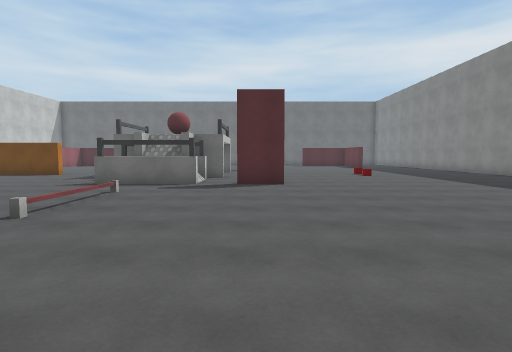
View 1 (above)

17 first-person views from a walk through a Unity game level. The camera is 1.5 m above the floor, tilts 4° down and sees 80° across. The floor is counted in squares, 1.89 m on a side. Each view is taken from the middle of a square. On the plan, view 1 faces up. The plan holds only what a view shows up to about 11 squares ahead; the rest is blank. The place goes on beyond the plan. The player character is not drawn. Some animated figures are left out. Surface patterns are stand-ins for the level's own textures.

View 2
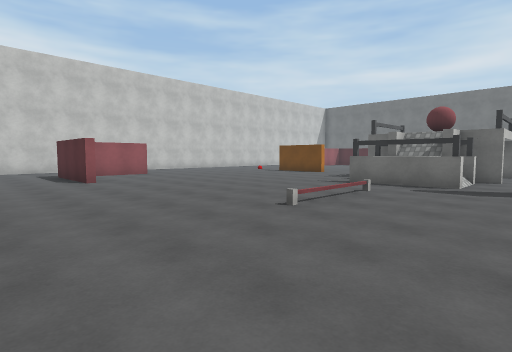

View 3
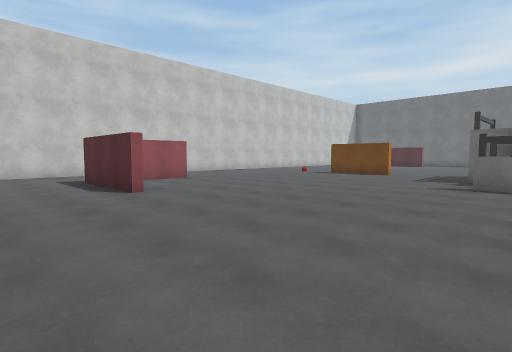

View 4
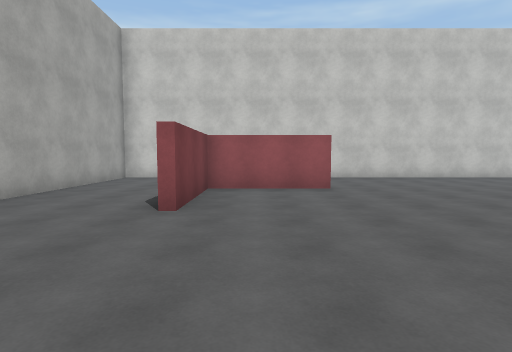

View 5
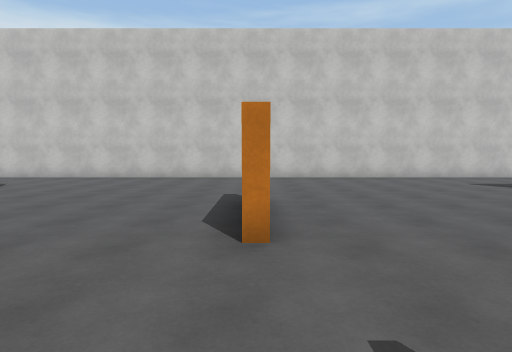

View 6
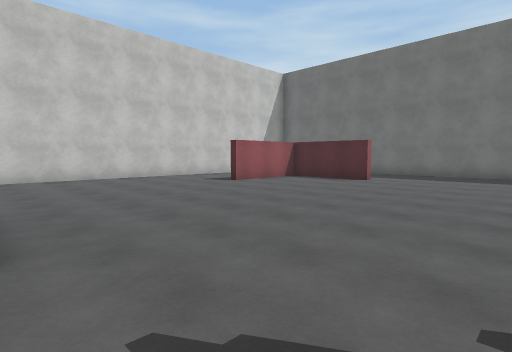

View 7
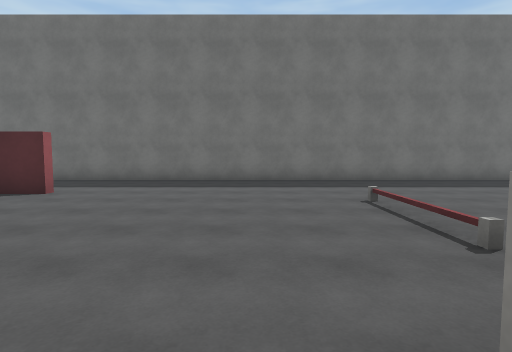

View 8
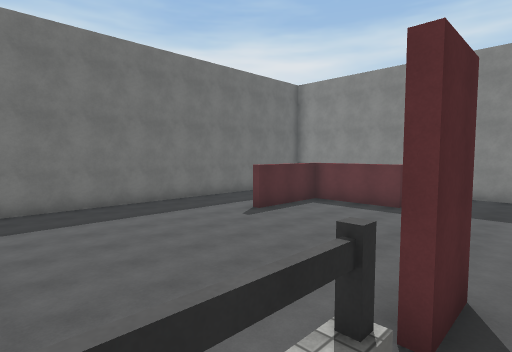

View 9
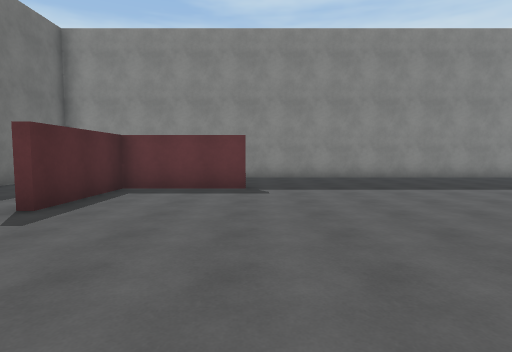

View 10
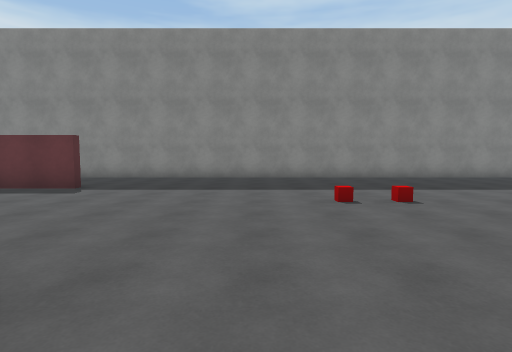

View 11
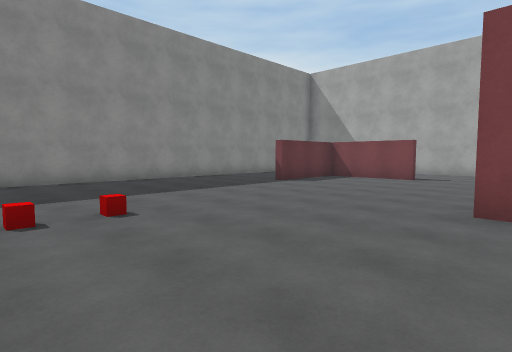

View 12
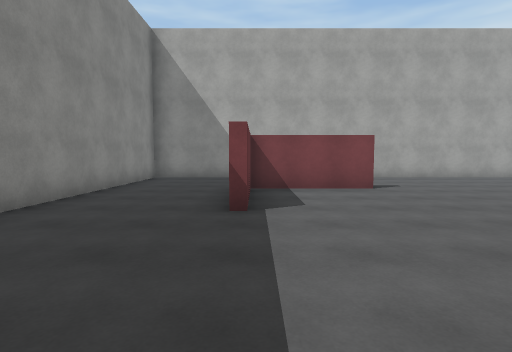

View 13
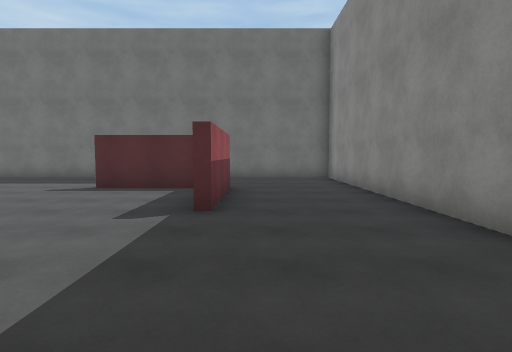

View 14
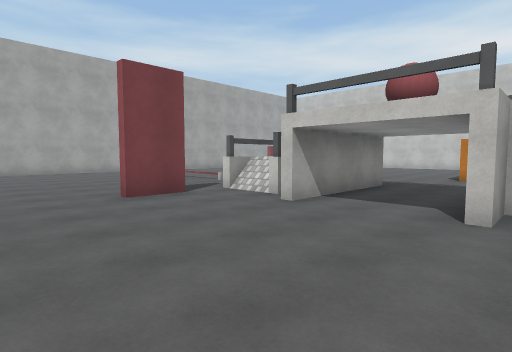

View 15
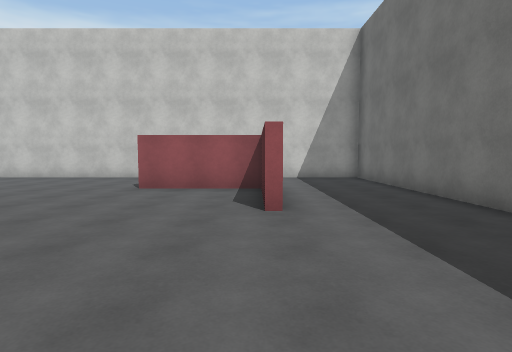

View 16
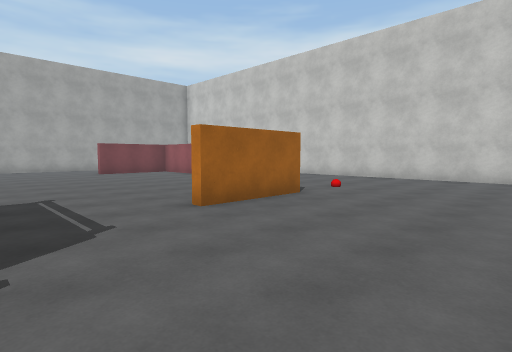

View 17
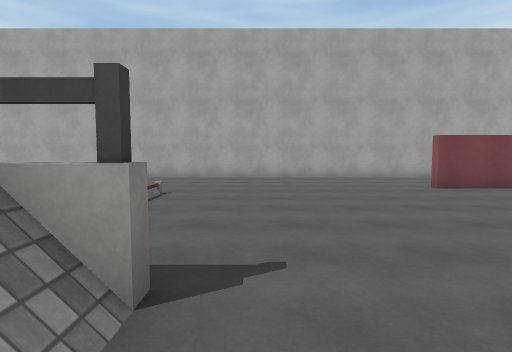

### Floor plan
Points are (right, up) in squares from view 1. A wall is a line through its corners. A room is listed if a view was taken in it or the views show most of it. See-through windows are left out.
Room 1 (views 1, 2, 3, 4, 5, 6, 7, 8, 9, 10, 11, 12, 13, 14, 15, 16, 17)
walls: (-0.5, 8.4) (0.8, 8.4); (0.9, 15.6) (-0.5, 15.6); (0.9, 8.1) (-0.5, 8.1); (-9.1, 21.1) (-11.5, 21.1); (3.1, 2.9) (6.1, 2.9); (6.1, 18.1) (6.1, 21.1) (3.2, 21.1); (-12.1, 5.8) (-12.1, 2.9) (-9.2, 2.9); (-9.1, 2.6) (-12.4, 2.6); (6.1, 3.4) (6.1, 5.8); (-12.1, 21.2) (-12.1, 18.2); (6.4, 21.4) (6.4, 18.2); (3.1, 24.5) (-15.5, 24.5) (-15.5, -0.5) (3.9, -0.5); (6.9, -0.5) (9.5, -0.5) (9.5, 24.5) (6, 24.5)
objects: other object (-10, 12); other object (-9, 12); other object (-8, 12); other object (-4, 10); other object (-4, 14); other object (-2, 10) to (-1, 11); other object (-2, 13) to (-1, 14)

Where each view was taken, in squares from view 1:
view 1: 0 up, 0 right, facing up
view 2: 0 up, 0 right, facing up-left
view 3: 0 up, 3 left, facing up-left
view 4: 4 up, 5 left, facing left
view 5: 12 up, 5 left, facing left
view 6: 12 up, 5 left, facing up-left
view 7: 15 up, 5 left, facing up
view 8: 15 up, 3 left, facing up-right
view 9: 18 up, 1 left, facing right
view 10: 14 up, 1 left, facing right
view 11: 13 up, 0 right, facing down-right
view 12: 10 up, 6 right, facing down
view 13: 14 up, 7 right, facing up
view 14: 14 up, 3 right, facing down-left
view 15: 21 up, 5 left, facing left
view 16: 16 up, 5 left, facing down-left
view 17: 10 up, 5 left, facing down
